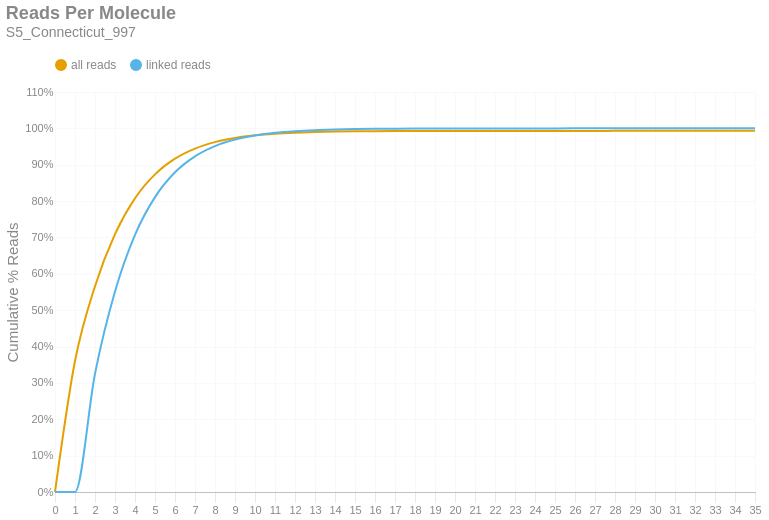

The cell this chart's notebook holds for it:
### Markdown cell above
### Reads per Molecule
This chart shows the cumulative distribution of the number of reads per linked molecule. That is, how many alignments are associated with a unique molecule. This excludes the number of reads associated with invalid or absent linked-read barcodes. The `linked` histogram is the percentages recalculated when disregarding singletons.

### Code cell
if SKIPLR:
    print_html(f"Skipped")
else:
    counts = np.bincount(valids['reads'].cast(pl.Int64).to_numpy())
    weighted = counts * np.arange(len(counts))
    all_perc = weighted / n_reads
    linked_perc = weighted / n_linked_reads
    linked_perc[1] = 0
    binned_df = pl.DataFrame({
        'readsper': list(range(len(counts))),
        'all reads (cumsum)': np.cumsum(all_perc).tolist(),
        'linked reads (cumsum)': np.cumsum(linked_perc).tolist(),
    })

    with SafeRender(binned_df):
        (
            density_plot(binned_df, 'Reads Per Molecule', samplename, 'readspmol')
            .encode(
                x=alt.X('readsper:O', title=None).axis(labelAngle=0).scale(padding=0),
                y=alt.Y('value:Q', title='Cumulative % Reads').axis(format='%').stack(False),
                color=alt.Color("key:N").scale(domain=["all reads", "linked reads"]),
                tooltip=[
                    alt.Tooltip("key:N", title="Data Type"),
                    alt.Tooltip("readsper:O", title="Reads Per Molecule"),
                    alt.Tooltip("value:Q", format=".2%", title="% Reads (Cum.)")
                ]            
            )
        ).display()

### Figure 1 — Vega-Lite specification as saved in the notebook (floating-point values rounded to 4 significant figures)
{"width": "container", "height": 400, "config": {"title": {"anchor": "start", "dy": -15, "fontSize": 18, "color": "#888888", "subtitleColor": "#888888", "subtitleFontSize": 14}, "arc": {"fill": "#0072B2"}, "axis": {"domainColor": "#888888", "domainWidth": 0.5, "gridWidth": 0.2, "grid": false, "titleFontWeight": 400, "titleFontSize": 15, "labelFontSize": 11, "labelColor": "#888888", "tickColor": "#888888", "tickWidth": 0.2, "titleColor": "#888888"}, "axisBand": {"grid": false}, "axisX": {"grid": true, "tickSize": 10, "domainCap": "round"}, "axisY": {"domain": false, "grid": true, "tickSize": 0, "domainCap": "round"}, "background": "transparent", "header": {"labelFontSize": 15, "labelColor": "#888888", "titleFontSize": 15, "titleFontWeight": 600, "titleColor": "#888888"}, "legend": {"labelFont": "sans-serif", "labelFontSize": 12, "labelColor": "#888888", "symbolSize": 100, "symbolType": "circle", "titleFontSize": 12, "titlePadding": 10, "titleColor": "#888888", "title": null, "orient": "top"}, "range": {"category": ["#E69F00", "#56B4E9", "#009E73", "#F0E442", "#0072B2", "#D55E00", "#CC79A7", "#000000"], "diverging": ["#cfe8f3", "#a2d4ec", "#73bfe2", "#46abdb", "#1696d2", "#12719e"]}, "area": {"fill": "#0072B2", "fillOpacity": 0.7, "line": true, "strokeOpacity": 0.7}, "line": {"color": "#0072B2", "stroke": "#0072B2", "strokeWidth": 2}, "trail": {"color": "#0072B2", "stroke": "#0072B2", "strokeWidth": 0, "size": 1}, "point": {"filled": true, "fillOpacity": 1.0, "size": 95}, "text": {"color": "#888888", "fontSize": 11, "align": "right", "fontWeight": 400, "size": 11}, "bar": {"fill": "#0072B2", "stroke": null}, "view": {"stroke": null, "continuousWidth": 660, "continuousHeight": 400}}, "data": {"name": "data-db21747639286b0875923bee67391940"}, "mark": {"type": "line", "interpolate": "monotone", "point": {"opacity": 0, "size": 275}}, "encoding": {"color": {"field": "key", "scale": {"domain": ["all reads", "linked reads"]}, "type": "nominal"}, "tooltip": [{"field": "key", "title": "Data Type", "type": "nominal"}, {"field": "readsper", "title": "Reads Per Molecule", "type": "ordinal"}, {"field": "value", "format": ".2%", "title": "% Reads (Cum.)", "type": "quantitative"}], "x": {"axis": {"labelAngle": 0}, "field": "readsper", "scale": {"padding": 0}, "title": null, "type": "ordinal"}, "y": {"axis": {"format": "%"}, "field": "value", "stack": false, "title": "Cumulative % Reads", "type": "quantitative"}}, "params": [{"name": "param_c36ac31b6afebe62", "select": {"type": "point", "fields": ["key"]}, "bind": "legend"}], "title": {"text": "Reads Per Molecule", "subtitle": "S5_Connecticut_997"}, "transform": [{"fold": ["all reads (cumsum)", "linked reads (cumsum)"]}, {"calculate": "replace(datum.key, ' (cumsum)', '')", "as": "key"}, {"filter": {"param": "param_c36ac31b6afebe62"}}], "usermeta": {"embedOptions": {"downloadFileName": "S5_Connecticut_997.readspmol"}}, "$schema": "https://vega.github.io/schema/vega-lite/v6.1.0.json", "datasets": {"data-db21747639286b0875923bee67391940": [{"readsper": 0, "all reads (cumsum)": 0.0, "linked reads (cumsum)": 0.0}, {"readsper": 1, "all reads (cumsum)": 0.3602, "linked reads (cumsum)": 0.0}, {"readsper": 2, "all reads (cumsum)": 0.566, "linked reads (cumsum)": 0.3252}, {"readsper": 3, "all reads (cumsum)": 0.7091, "linked reads (cumsum)": 0.5513}, {"readsper": 4, "all reads (cumsum)": 0.8076, "linked reads (cumsum)": 0.707}, {"readsper": 5, "all reads (cumsum)": 0.8734, "linked reads (cumsum)": 0.8108}, {"readsper": 6, "all reads (cumsum)": 0.9166, "linked reads (cumsum)": 0.8791}, {"readsper": 7, "all reads (cumsum)": 0.9444, "linked reads (cumsum)": 0.9231}, {"readsper": 8, "all reads (cumsum)": 0.9622, "linked reads (cumsum)": 0.9512}, {"readsper": 9, "all reads (cumsum)": 0.9736, "linked reads (cumsum)": 0.9691}, {"readsper": 10, "all reads (cumsum)": 0.9807, "linked reads (cumsum)": 0.9805}, {"readsper": 11, "all reads (cumsum)": 0.9853, "linked reads (cumsum)": 0.9877}, {"readsper": 12, "all reads (cumsum)": 0.9882, "linked reads (cumsum)": 0.9922}, {"readsper": 13, "all reads (cumsum)": 0.99, "linked reads (cumsum)": 0.9951}, {"readsper": 14, "all reads (cumsum)": 0.9911, "linked reads (cumsum)": 0.9968}, {"readsper": 15, "all reads (cumsum)": 0.9918, "linked reads (cumsum)": 0.9979}, {"readsper": 16, "all reads (cumsum)": 0.9923, "linked reads (cumsum)": 0.9987}, {"readsper": 17, "all reads (cumsum)": 0.9926, "linked reads (cumsum)": 0.9992}, {"readsper": 18, "all reads (cumsum)": 0.9928, "linked reads (cumsum)": 0.9995}, {"readsper": 19, "all reads (cumsum)": 0.9929, "linked reads (cumsum)": 0.9996}, {"readsper": 20, "all reads (cumsum)": 0.993, "linked reads (cumsum)": 0.9998}, {"readsper": 21, "all reads (cumsum)": 0.993, "linked reads (cumsum)": 0.9998}, {"readsper": 22, "all reads (cumsum)": 0.993, "linked reads (cumsum)": 0.9999}, {"readsper": 23, "all reads (cumsum)": 0.9931, "linked reads (cumsum)": 0.9999}, {"readsper": 24, "all reads (cumsum)": 0.9931, "linked reads (cumsum)": 0.9999}, {"readsper": 25, "all reads (cumsum)": 0.9931, "linked reads (cumsum)": 1.0}, {"readsper": 26, "all reads (cumsum)": 0.9931, "linked reads (cumsum)": 1.0}, {"readsper": 27, "all reads (cumsum)": 0.9931, "linked reads (cumsum)": 1.0}, {"readsper": 28, "all reads (cumsum)": 0.9931, "linked reads (cumsum)": 1.0}, {"readsper": 29, "all reads (cumsum)": 0.9931, "linked reads (cumsum)": 1.0}, {"readsper": 30, "all reads (cumsum)": 0.9931, "linked reads (cumsum)": 1.0}, {"readsper": 31, "all reads (cumsum)": 0.9931, "linked reads (cumsum)": 1.0}, {"readsper": 32, "all reads (cumsum)": 0.9931, "linked reads (cumsum)": 1.0}, {"readsper": 33, "all reads (cumsum)": 0.9931, "linked reads (cumsum)": 1.0}, {"readsper": 34, "all reads (cumsum)": 0.9931, "linked reads (cumsum)": 1.0}, {"readsper": 35, "all reads (cumsum)": 0.9931, "linked reads (cumsum)": 1.0}]}}
